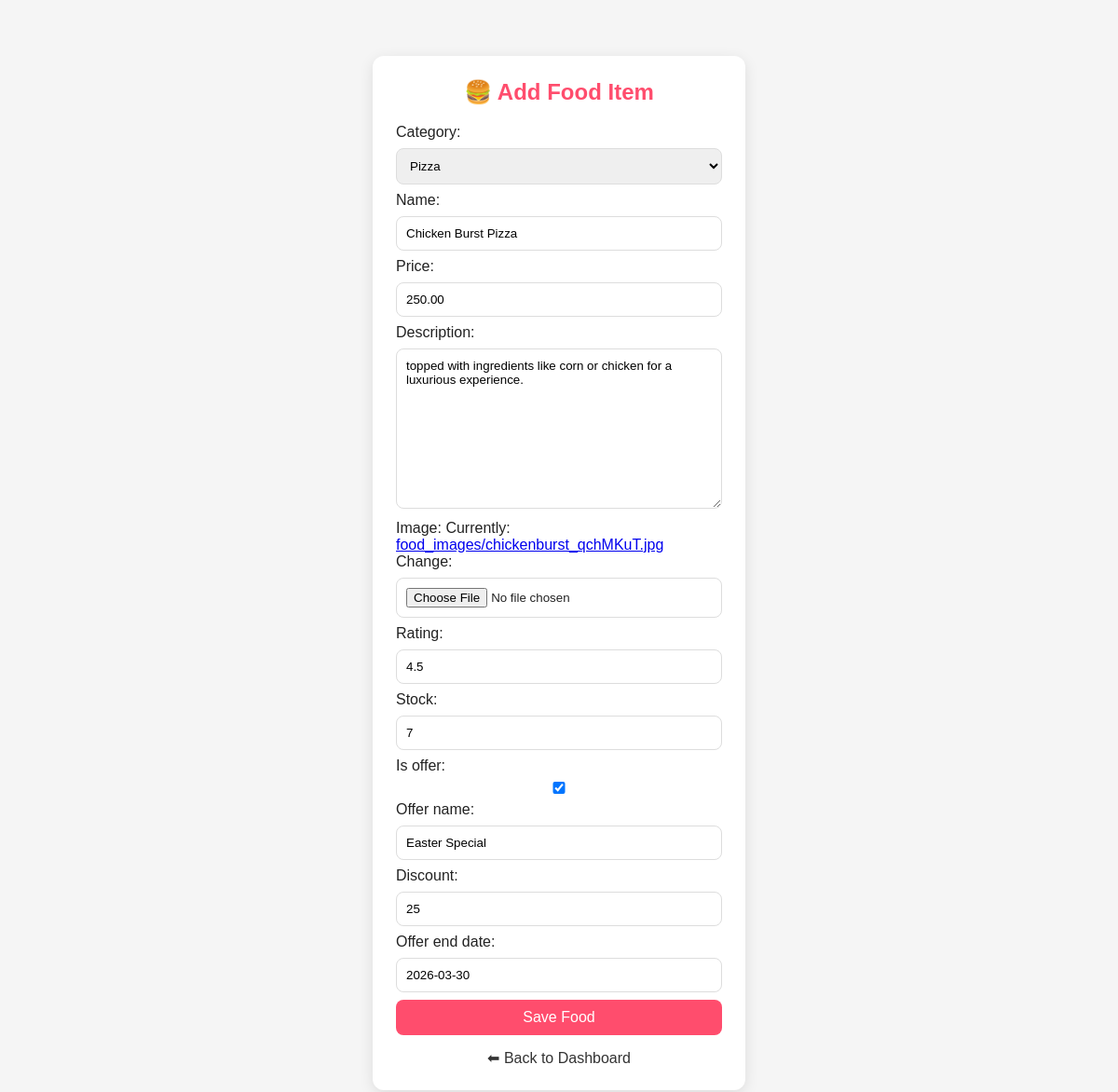
Page /update-food/2/ on the committed database.
### store/models.py (models this page shows, shortened)
class Food(models.Model):
    category = models.ForeignKey(Category, on_delete=models.CASCADE)
    name = models.CharField(max_length=100)
    price = models.DecimalField(max_digits=6, decimal_places=2)
    description = models.TextField()
    image = models.ImageField(upload_to='food_images/')
    rating = models.FloatField(default=4.0)
    stock = models.IntegerField(default=10)
    is_offer = models.BooleanField(default=False)
    offer_name = models.CharField(max_length=100, blank=True, null=True)
    discount = models.IntegerField(default=0)
    offer_end_date = models.DateField(blank=True, null=True)

class Category(models.Model):
    name = models.CharField(max_length=100)
    def __str__(self):
        return self.name

### store/views.py (the view)
# urls.py: path('update-food/<int:id>/', views.update_food, name='update_food'),
def update_food(request, id):
    food = get_object_or_404(Food, id=id)
    form = FoodForm(request.POST or None, request.FILES or None, instance=food)
    if form.is_valid():
        form.save()
        return redirect('dashboard')
    return render(request, 'add_food.html', {'form': form})

### store/forms.py
class FoodForm(forms.ModelForm):
    class Meta:
        model = Food
        fields = '__all__'

### store/templates/add_food.html (shortened to what this page needs)
{% load static %}
<!DOCTYPE html>
<html>
<head>
<link rel="stylesheet" href="{% static 'css/style.css' %}">
</head>
<body>
<div class="form-container">
<h2 class="form-title">🍔 Add Food Item</h2>
<form method="POST" enctype="multipart/form-data">
    {{ form.as_p }}
    <button type="submit" class="submit-btn">Save Food</button>
</form>
<a href="{% url 'dashboard' %}" class="back-btn">⬅ Back to Dashboard</a>
</div>
</body>
</html>

### static/css/style.css (style rules this page uses)
* { margin:0; padding:0; box-sizing:border-box; font-family: Arial, sans-serif; }
body { background:#f4f4f4; color:#222; }

### store/templates/add_food.html (style rules this page uses)
body { background:#f5f5f5; font-family:Arial, sans-serif; }
.form-container { width:400px; margin:60px auto; background:white; padding:25px; border-radius:12px; box-shadow:0 4px 15px rgba(0,0,0,0.1); }
.form-title { text-align:center; color:#ff4d6d; margin-bottom:20px; }
.form-container input, .form-container select, .form-container textarea { width:100%; padding:10px; margin:8px 0; border:1px solid #ddd; border-radius:8px; }
.submit-btn { width:100%; padding:10px; background:#ff4d6d; color:white; border:none; border-radius:8px; cursor:pointer; font-size:16px; }
.back-btn { display:block; text-align:center; margin-top:15px; color:#333; text-decoration:none; }

### rows in the picture
Food: category "Pizza", price "250.00", description "topped with ingredients like corn or chicken for a luxurious experience.", rating "4.5", stock "7", is_offer "☑", offer_name "Easter Special", discount "25", offer_end_date "2026-03-30"
Category: name "Chicken Burst Pizza"
